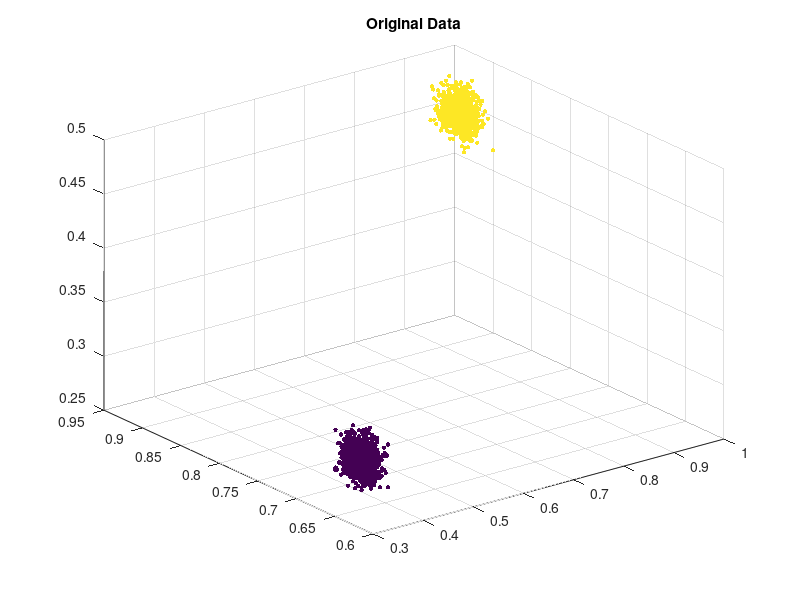

Source code (MATLAB): (Note: this script raises an error after producing the figure.)
dim =3;
sigma_0 = .0001;
cluster_num = 2;
cluster_size = 1E3;
X_clusters = [];
col_clusters = repmat(1:cluster_num,cluster_size,1);
col_clusters = col_clusters(:);
for i =1:cluster_num,
    X_clusters = [X_clusters; mvnrnd(rand(dim,1)', diag(sigma_0*ones(dim,1)), cluster_size)];
end
N_clusters = size(X_clusters,1)
figure(19988)
scatter3(X_clusters(:,1), X_clusters(:,2), X_clusters(:,3),10, col_clusters, 'filled');
title('Original Data')


 %%
clear opts
opts.stop_lying_iter = 2E2;
opts.max_iter = 400;
opts.start_late_exag_iter = 300;
opts.late_exag_coeff = 6;
opts.rand_seed = -1;
cluster_firstphase = fast_tsne(X_clusters,opts);
figure(433)
scatter(cluster_firstphase(:,1), cluster_firstphase(:,2),  10, col_clusters, 'filled');
title('After t-SNE')
colormap(lines(cluster_num))





%% Example using user-provided P
dim =3;
sigma_0 = .0001;
cluster_num = 2;
cluster_size = 500;

% Since we will provide the P, the X is entirely unnecessary. Making it random here.
X_clusters = rand(cluster_size*cluster_num,cluster_size*cluster_num);
col_clusters = repmat(1:cluster_num,cluster_size,1);
col_clusters = col_clusters(:);

%Making a block diagonal P and then add noise to it
P =blkdiag(rand(cluster_size,cluster_size), rand(cluster_size,cluster_size));
P(P<0.9) = 0;
P =P+ 0.1*rand(cluster_size*cluster_num,cluster_size*cluster_num);
P(P<0.08) = 0;
write_P(P)

%Run FIt-SNE
clear opts
opts.stop_lying_iter = 2E2;
opts.max_iter = 400;
opts.start_late_exag_iter = 300;
opts.late_exag_coeff = 6;
opts.rand_seed = -1;
opts.use_existing_P = 1;
cluster_firstphase = fast_tsne(X_clusters,opts);

%Plot result
figure(433)
scatter(cluster_firstphase(:,1), cluster_firstphase(:,2),  10, col_clusters, 'filled');
title('After t-SNE')
colormap(lines(cluster_num))
